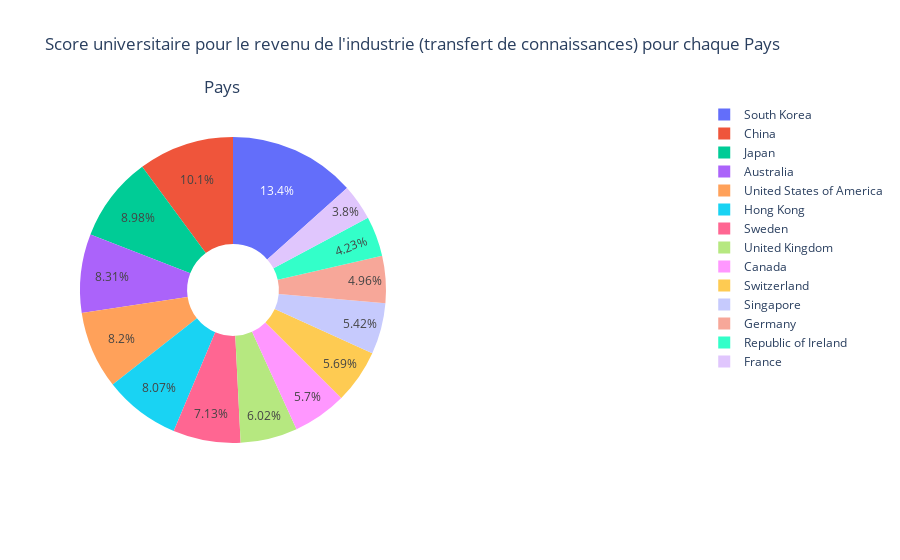

Notebook code for this chart:
### Code cell
"""
Quels sont les pays dans lesquels le score universitaire pour le transfert technologique (revenu de l'industrie) se démarque ? 
Utiliser un ou plusieurs graphique pour justifier votre réponse.
"""
# préparation des données

# selectioner les 100 premières lignes des 2 colonnes
df = timesData.loc[:100,["income", "country"]]
# changer le type de colonne de objet à float et changer les "-" en "NaN"
df.income = [float(each.replace('-', 'NaN')) for each in df.income]
# supprimer les lignes qui contiennent des "NaN"  
df = df.dropna().head(100)
# faire un group by car il y a plusieurs valeurs par pays(plusieurs universités), calculer la moyenne des income par pays
df = df.groupby('country').mean()
# trier le dataframe par rapport à la colonne income par ordre décroissant
df = df.sort_values(by='income', ascending = False)

df.index
df.income
print(df)

fig = {
  "data": [
    {
      "values": df.income,
      "labels": df.index,
      "domain": {"x": [0, .5]},
      "name": "Pays",
      #"hoverinfo":"label",#+percent+name",
      "hole": .3,
      "type": "pie"
    },],
  "layout": {
        "title":"Score universitaire pour le revenu de l'industrie (transfert de connaissances) pour chaque Pays",
        "annotations": [
            { "font": { "size": 17},
              "showarrow": False,
              "text": "Pays",
                "x": 0.20,
                "y": 1.07
            },
        ]
    }
}
iplot(fig)

### Figure 1 — Plotly figure (JSON) as saved in the notebook; plotly's stock layout.template omitted (floating-point values rounded to 4 significant figures)
{"data": [{"domain": {"x": [0, 0.5]}, "hole": 0.3, "labels": ["South Korea", "China", "Japan", "Australia", "United States of America", "Hong Kong", "Sweden", "United Kingdom", "Canada", "Switzerland", "Singapore", "Germany", "Republic of Ireland", "France"], "name": "Pays", "type": "pie", "values": [100, 75.57, 67.1, 62.07, 61.29, 60.3, 53.25, 44.98, 42.6, 42.53, 40.5, 37.07, 31.6, 28.4]}], "layout": {"annotations": [{"font": {"size": 17}, "showarrow": false, "text": "Pays", "x": 0.2, "y": 1.07}], "title": {"text": "Score universitaire pour le revenu de l'industrie (transfert de connaissances) pour chaque Pays"}}}
